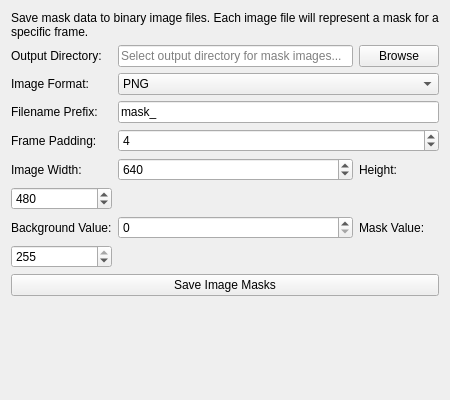
<?xml version="1.0" encoding="UTF-8"?>
<ui version="4.0">
 <class>ImageMaskSaver_Widget</class>
 <widget class="QWidget" name="ImageMaskSaver_Widget">
  <property name="geometry">
   <rect>
    <x>0</x>
    <y>0</y>
    <width>450</width>
    <height>400</height>
   </rect>
  </property>
  <property name="windowTitle">
   <string>Image Mask Saver</string>
  </property>
  <layout class="QVBoxLayout" name="verticalLayout">
   <item>
    <widget class="QLabel" name="label_description">
     <property name="text">
      <string>Save mask data to binary image files. Each image file will represent a mask for a specific frame.</string>
     </property>
     <property name="wordWrap">
      <bool>true</bool>
     </property>
    </widget>
   </item>
   <item>
    <layout class="QGridLayout" name="gridLayout">
     <item row="0" column="0">
      <widget class="QLabel" name="label_directory">
       <property name="text">
        <string>Output Directory:</string>
       </property>
      </widget>
     </item>
     <item row="0" column="1">
      <widget class="QLineEdit" name="directory_path_edit">
       <property name="placeholderText">
        <string>Select output directory for mask images...</string>
       </property>
      </widget>
     </item>
     <item row="0" column="2">
      <widget class="QPushButton" name="browse_directory_button">
       <property name="text">
        <string>Browse</string>
       </property>
      </widget>
     </item>
     <item row="1" column="0">
      <widget class="QLabel" name="label_image_format">
       <property name="text">
        <string>Image Format:</string>
       </property>
      </widget>
     </item>
     <item row="1" column="1" colspan="2">
      <widget class="QComboBox" name="image_format_combo">
       <item>
        <property name="text">
         <string>PNG</string>
        </property>
       </item>
       <item>
        <property name="text">
         <string>BMP</string>
        </property>
       </item>
       <item>
        <property name="text">
         <string>TIFF</string>
        </property>
       </item>
       <item>
        <property name="text">
         <string>JPG</string>
        </property>
       </item>
      </widget>
     </item>
     <item row="2" column="0">
      <widget class="QLabel" name="label_filename_prefix">
       <property name="text">
        <string>Filename Prefix:</string>
       </property>
      </widget>
     </item>
     <item row="2" column="1" colspan="2">
      <widget class="QLineEdit" name="filename_prefix_edit">
       <property name="text">
        <string>mask_</string>
       </property>
       <property name="placeholderText">
        <string>Optional prefix (e.g., mask_)</string>
       </property>
      </widget>
     </item>
     <item row="3" column="0">
      <widget class="QLabel" name="label_frame_padding">
       <property name="text">
        <string>Frame Padding:</string>
       </property>
      </widget>
     </item>
     <item row="3" column="1" colspan="2">
      <widget class="QSpinBox" name="frame_padding_spinbox">
       <property name="toolTip">
        <string>Number of digits for zero-padding frame numbers (e.g., 4 for 0001).</string>
       </property>
       <property name="minimum">
        <number>1</number>
       </property>
       <property name="maximum">
        <number>10</number>
       </property>
       <property name="value">
        <number>4</number>
       </property>
      </widget>
     </item>
     <item row="4" column="0">
      <widget class="QLabel" name="label_image_width">
       <property name="text">
        <string>Image Width:</string>
       </property>
      </widget>
     </item>
     <item row="4" column="1">
      <widget class="QSpinBox" name="image_width_spinbox">
       <property name="toolTip">
        <string>Width of output images in pixels.</string>
       </property>
       <property name="minimum">
        <number>1</number>
       </property>
       <property name="maximum">
        <number>10000</number>
       </property>
       <property name="value">
        <number>640</number>
       </property>
      </widget>
     </item>
     <item row="4" column="2">
      <widget class="QLabel" name="label_image_height">
       <property name="text">
        <string>Height:</string>
       </property>
      </widget>
     </item>
     <item row="5" column="0">
      <widget class="QSpinBox" name="image_height_spinbox">
       <property name="toolTip">
        <string>Height of output images in pixels.</string>
       </property>
       <property name="minimum">
        <number>1</number>
       </property>
       <property name="maximum">
        <number>10000</number>
       </property>
       <property name="value">
        <number>480</number>
       </property>
      </widget>
     </item>
     <item row="6" column="0">
      <widget class="QLabel" name="label_background_value">
       <property name="text">
        <string>Background Value:</string>
       </property>
      </widget>
     </item>
     <item row="6" column="1">
      <widget class="QSpinBox" name="background_value_spinbox">
       <property name="toolTip">
        <string>Pixel value for background (non-mask) pixels (0-255).</string>
       </property>
       <property name="minimum">
        <number>0</number>
       </property>
       <property name="maximum">
        <number>255</number>
       </property>
       <property name="value">
        <number>0</number>
       </property>
      </widget>
     </item>
     <item row="6" column="2">
      <widget class="QLabel" name="label_mask_value">
       <property name="text">
        <string>Mask Value:</string>
       </property>
      </widget>
     </item>
     <item row="7" column="0">
      <widget class="QSpinBox" name="mask_value_spinbox">
       <property name="toolTip">
        <string>Pixel value for mask pixels (0-255).</string>
       </property>
       <property name="minimum">
        <number>0</number>
       </property>
       <property name="maximum">
        <number>255</number>
       </property>
       <property name="value">
        <number>255</number>
       </property>
      </widget>
     </item>
    </layout>
   </item>
   <item>
    <widget class="QPushButton" name="save_button">
     <property name="text">
      <string>Save Image Masks</string>
     </property>
    </widget>
   </item>
   <item>
    <spacer name="verticalSpacer">
     <property name="orientation">
      <enum>Qt::Orientation::Vertical</enum>
     </property>
     <property name="sizeHint" stdset="0">
      <size>
       <width>20</width>
       <height>40</height>
      </size>
     </property>
    </spacer>
   </item>
  </layout>
 </widget>
 <resources/>
 <connections/>
</ui> 
